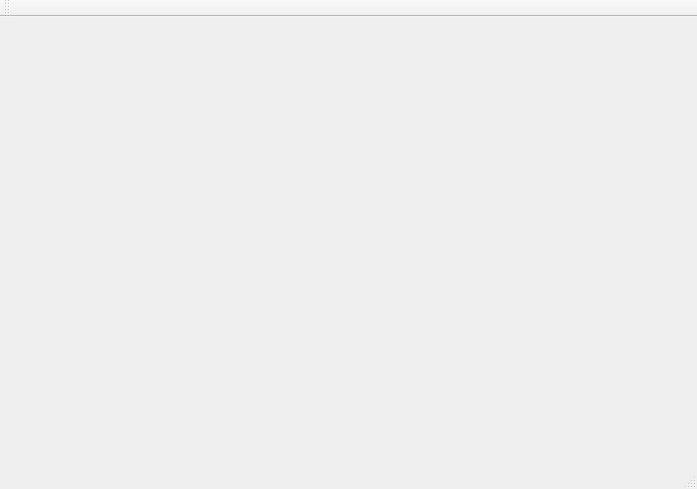
<?xml version="1.0" encoding="UTF-8"?>
<ui version="4.0">
 <class>MainWindow</class>
 <widget class="QMainWindow" name="MainWindow">
  <property name="geometry">
   <rect>
    <x>0</x>
    <y>0</y>
    <width>697</width>
    <height>489</height>
   </rect>
  </property>
  <property name="windowTitle">
   <string>MainWindow</string>
  </property>
  <widget class="QWidget" name="centralWidget"/>
  <widget class="QMenuBar" name="menuBar">
   <property name="geometry">
    <rect>
     <x>0</x>
     <y>0</y>
     <width>697</width>
     <height>23</height>
    </rect>
   </property>
  </widget>
  <widget class="QToolBar" name="mainToolBar">
   <attribute name="toolBarArea">
    <enum>TopToolBarArea</enum>
   </attribute>
   <attribute name="toolBarBreak">
    <bool>false</bool>
   </attribute>
  </widget>
  <widget class="QStatusBar" name="statusBar"/>
 </widget>
 <layoutdefault spacing="6" margin="11"/>
 <resources/>
 <connections/>
</ui>
